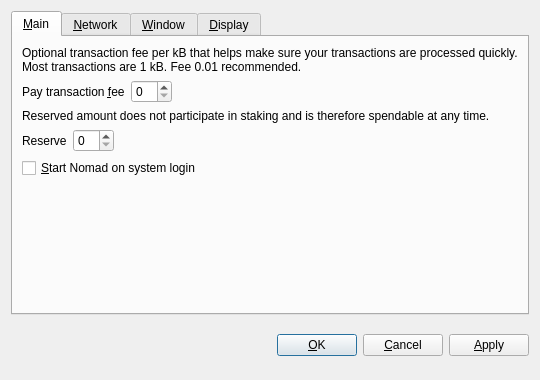
<?xml version="1.0" encoding="UTF-8"?>
<ui version="4.0">
 <class>OptionsDialog</class>
 <widget class="QDialog" name="OptionsDialog">
  <property name="geometry">
   <rect>
    <x>0</x>
    <y>0</y>
    <width>540</width>
    <height>380</height>
   </rect>
  </property>
  <property name="windowTitle">
   <string>Options</string>
  </property>
  <property name="modal">
   <bool>true</bool>
  </property>
  <layout class="QVBoxLayout" name="verticalLayout">
   <item>
    <widget class="QTabWidget" name="tabWidget">
     <property name="tabPosition">
      <enum>QTabWidget::North</enum>
     </property>
     <property name="currentIndex">
      <number>0</number>
     </property>
     <widget class="QWidget" name="tabMain">
      <attribute name="title">
       <string>&amp;Main</string>
      </attribute>
      <layout class="QVBoxLayout" name="verticalLayout_Main">
       <item>
        <widget class="QLabel" name="transactionFeeInfoLabel">
         <property name="text">
          <string>Optional transaction fee per kB that helps make sure your transactions are processed quickly. Most transactions are 1 kB. Fee 0.01 recommended.</string>
         </property>
         <property name="textFormat">
          <enum>Qt::PlainText</enum>
         </property>
         <property name="wordWrap">
          <bool>true</bool>
         </property>
        </widget>
       </item>
       <item>
        <layout class="QHBoxLayout" name="horizontalLayoutFee">
         <item>
          <widget class="QLabel" name="transactionFeeLabel">
           <property name="text">
            <string>Pay transaction &amp;fee</string>
           </property>
           <property name="textFormat">
            <enum>Qt::PlainText</enum>
           </property>
           <property name="buddy">
            <cstring>transactionFee</cstring>
           </property>
          </widget>
         </item>
         <item>
          <widget class="NomadAmountField" name="transactionFee"/>
         </item>
         <item>
          <spacer name="horizontalSpacerFee">
           <property name="orientation">
            <enum>Qt::Horizontal</enum>
           </property>
           <property name="sizeHint" stdset="0">
            <size>
             <width>40</width>
             <height>20</height>
            </size>
           </property>
          </spacer>
         </item>
        </layout>
       </item>
       <item>
        <widget class="QLabel" name="reserveBalanceInfoLabel">
         <property name="text">
          <string>Reserved amount does not participate in staking and is therefore spendable at any time.</string>
         </property>
         <property name="textFormat">
          <enum>Qt::PlainText</enum>
         </property>
         <property name="wordWrap">
          <bool>true</bool>
         </property>
        </widget>
       </item>
       <item>
        <layout class="QHBoxLayout" name="horizontalLayoutReserveBalance">
         <item>
          <widget class="QLabel" name="reserveBalanceLabel">
           <property name="text">
            <string>Reserve</string>
           </property>
           <property name="textFormat">
            <enum>Qt::PlainText</enum>
           </property>
           <property name="buddy">
            <cstring>reserveBalance</cstring>
           </property>
          </widget>
         </item>
         <item>
          <widget class="NomadAmountField" name="reserveBalance"/>
         </item>
         <item>
          <spacer name="horizontalSpacerReserveBalance">
           <property name="orientation">
            <enum>Qt::Horizontal</enum>
           </property>
           <property name="sizeHint" stdset="0">
            <size>
             <width>40</width>
             <height>20</height>
            </size>
           </property>
          </spacer>
         </item>
        </layout>
       </item>
       <item>
        <widget class="QCheckBox" name="nomadAtStartup">
         <property name="toolTip">
          <string>Automatically start Nomad after logging in to the system.</string>
         </property>
         <property name="text">
          <string>&amp;Start Nomad on system login</string>
         </property>
        </widget>
       </item>
       <item>
        <spacer name="verticalSpacer_Main">
         <property name="orientation">
          <enum>Qt::Vertical</enum>
         </property>
         <property name="sizeHint" stdset="0">
          <size>
           <width>20</width>
           <height>40</height>
          </size>
         </property>
        </spacer>
       </item>
      </layout>
     </widget>
     <widget class="QWidget" name="tabNetwork">
      <attribute name="title">
       <string>&amp;Network</string>
      </attribute>
      <layout class="QVBoxLayout" name="verticalLayout_Network">
       <item>
        <widget class="QCheckBox" name="mapPortUpnp">
         <property name="toolTip">
          <string>Automatically open the Nomad client port on the router. This only works when your router supports UPnP and it is enabled.</string>
         </property>
         <property name="text">
          <string>Map port using &amp;UPnP</string>
         </property>
        </widget>
       </item>
       <item>
        <widget class="QCheckBox" name="connectSocks">
         <property name="toolTip">
          <string>Connect to the Nomad network through a SOCKS5 proxy (e.g. when connecting through Tor).</string>
         </property>
         <property name="text">
          <string>&amp;Connect through SOCKS5 proxy:</string>
         </property>
        </widget>
       </item>
       <item>
        <layout class="QHBoxLayout" name="horizontalLayout_Network">
         <item>
          <widget class="QLabel" name="proxyIpLabel">
           <property name="text">
            <string>Proxy &amp;IP:</string>
           </property>
           <property name="textFormat">
            <enum>Qt::PlainText</enum>
           </property>
           <property name="buddy">
            <cstring>proxyIp</cstring>
           </property>
          </widget>
         </item>
         <item>
          <widget class="QValidatedLineEdit" name="proxyIp">
           <property name="maximumSize">
            <size>
             <width>140</width>
             <height>16777215</height>
            </size>
           </property>
           <property name="toolTip">
            <string>IP address of the proxy (e.g. 127.0.0.1)</string>
           </property>
          </widget>
         </item>
         <item>
          <widget class="QLabel" name="proxyPortLabel">
           <property name="text">
            <string>&amp;Port:</string>
           </property>
           <property name="textFormat">
            <enum>Qt::PlainText</enum>
           </property>
           <property name="buddy">
            <cstring>proxyPort</cstring>
           </property>
          </widget>
         </item>
         <item>
          <widget class="QLineEdit" name="proxyPort">
           <property name="maximumSize">
            <size>
             <width>55</width>
             <height>16777215</height>
            </size>
           </property>
           <property name="toolTip">
            <string>Port of the proxy (e.g. 9050)</string>
           </property>
          </widget>
         </item>
         <item>
          <spacer name="horizontalSpacer_Network">
           <property name="orientation">
            <enum>Qt::Horizontal</enum>
           </property>
           <property name="sizeHint" stdset="0">
            <size>
             <width>40</width>
             <height>20</height>
            </size>
           </property>
          </spacer>
         </item>
        </layout>
       </item>
       <item>
        <spacer name="verticalSpacer_Network">
         <property name="orientation">
          <enum>Qt::Vertical</enum>
         </property>
         <property name="sizeHint" stdset="0">
          <size>
           <width>20</width>
           <height>40</height>
          </size>
         </property>
        </spacer>
       </item>
      </layout>
     </widget>
     <widget class="QWidget" name="tabWindow">
      <attribute name="title">
       <string>&amp;Window</string>
      </attribute>
      <layout class="QVBoxLayout" name="verticalLayout_Window">
       <item>
        <widget class="QCheckBox" name="minimizeToTray">
         <property name="toolTip">
          <string>Show only a tray icon after minimizing the window.</string>
         </property>
         <property name="text">
          <string>&amp;Minimize to the tray instead of the taskbar</string>
         </property>
        </widget>
       </item>
       <item>
        <widget class="QCheckBox" name="minimizeOnClose">
         <property name="toolTip">
          <string>Minimize instead of exit the application when the window is closed. When this option is enabled, the application will be closed only after selecting Quit in the menu.</string>
         </property>
         <property name="text">
          <string>M&amp;inimize on close</string>
         </property>
        </widget>
       </item>
       <item>
        <spacer name="verticalSpacer_Window">
         <property name="orientation">
          <enum>Qt::Vertical</enum>
         </property>
         <property name="sizeHint" stdset="0">
          <size>
           <width>20</width>
           <height>40</height>
          </size>
         </property>
        </spacer>
       </item>
      </layout>
     </widget>
     <widget class="QWidget" name="tabDisplay">
      <attribute name="title">
       <string>&amp;Display</string>
      </attribute>
      <layout class="QVBoxLayout" name="verticalLayout_Display">
       <item>
        <layout class="QHBoxLayout" name="horizontalLayout_1_Display">
         <item>
          <widget class="QLabel" name="langLabel">
           <property name="text">
            <string>User Interface &amp;language:</string>
           </property>
           <property name="textFormat">
            <enum>Qt::PlainText</enum>
           </property>
           <property name="buddy">
            <cstring>lang</cstring>
           </property>
          </widget>
         </item>
         <item>
          <widget class="QValueComboBox" name="lang">
           <property name="toolTip">
            <string>The user interface language can be set here. This setting will take effect after restarting Nomad.</string>
           </property>
          </widget>
         </item>
        </layout>
       </item>
       <item>
        <layout class="QHBoxLayout" name="horizontalLayout_2_Display">
         <item>
          <widget class="QLabel" name="unitLabel">
           <property name="text">
            <string>&amp;Unit to show amounts in:</string>
           </property>
           <property name="textFormat">
            <enum>Qt::PlainText</enum>
           </property>
           <property name="buddy">
            <cstring>unit</cstring>
           </property>
          </widget>
         </item>
         <item>
          <widget class="QValueComboBox" name="unit">
           <property name="toolTip">
            <string>Choose the default subdivision unit to show in the interface and when sending coins.</string>
           </property>
          </widget>
         </item>
        </layout>
       </item>
       <item>
        <widget class="QCheckBox" name="coinControlFeatures">
         <property name="toolTip">
          <string>Whether to show coin control features or not.</string>
         </property>
         <property name="text">
          <string>Display coin &amp;control features (experts only!)</string>
         </property>
        </widget>
       </item>
       <item>
        <widget class="QCheckBox" name="useBlackTheme">
         <property name="text">
          <string>Use black visual theme (requires restart)</string>
         </property>
        </widget>
       </item>
       <item>
        <spacer name="verticalSpacer_Display">
         <property name="orientation">
          <enum>Qt::Vertical</enum>
         </property>
         <property name="sizeHint" stdset="0">
          <size>
           <width>20</width>
           <height>40</height>
          </size>
         </property>
        </spacer>
       </item>
      </layout>
     </widget>
    </widget>
   </item>
   <item>
    <layout class="QHBoxLayout" name="horizontalLayout_Buttons">
     <item>
      <spacer name="horizontalSpacer_1">
       <property name="orientation">
        <enum>Qt::Horizontal</enum>
       </property>
       <property name="sizeHint" stdset="0">
        <size>
         <width>40</width>
         <height>48</height>
        </size>
       </property>
      </spacer>
     </item>
     <item>
      <widget class="QLabel" name="statusLabel">
       <property name="font">
        <font>
         <weight>75</weight>
         <bold>true</bold>
        </font>
       </property>
       <property name="text">
        <string/>
       </property>
       <property name="textFormat">
        <enum>Qt::PlainText</enum>
       </property>
       <property name="wordWrap">
        <bool>true</bool>
       </property>
      </widget>
     </item>
     <item>
      <spacer name="horizontalSpacer_2">
       <property name="orientation">
        <enum>Qt::Horizontal</enum>
       </property>
       <property name="sizeHint" stdset="0">
        <size>
         <width>40</width>
         <height>48</height>
        </size>
       </property>
      </spacer>
     </item>
     <item>
      <widget class="QPushButton" name="okButton">
       <property name="text">
        <string>&amp;OK</string>
       </property>
      </widget>
     </item>
     <item>
      <widget class="QPushButton" name="cancelButton">
       <property name="text">
        <string>&amp;Cancel</string>
       </property>
       <property name="autoDefault">
        <bool>false</bool>
       </property>
      </widget>
     </item>
     <item>
      <widget class="QPushButton" name="applyButton">
       <property name="text">
        <string>&amp;Apply</string>
       </property>
       <property name="autoDefault">
        <bool>false</bool>
       </property>
      </widget>
     </item>
    </layout>
   </item>
  </layout>
 </widget>
 <customwidgets>
  <customwidget>
   <class>NomadAmountField</class>
   <extends>QSpinBox</extends>
   <header>nomadamountfield.h</header>
  </customwidget>
  <customwidget>
   <class>QValueComboBox</class>
   <extends>QComboBox</extends>
   <header>qvaluecombobox.h</header>
  </customwidget>
  <customwidget>
   <class>QValidatedLineEdit</class>
   <extends>QLineEdit</extends>
   <header>qvalidatedlineedit.h</header>
  </customwidget>
 </customwidgets>
 <resources/>
 <connections/>
</ui>
